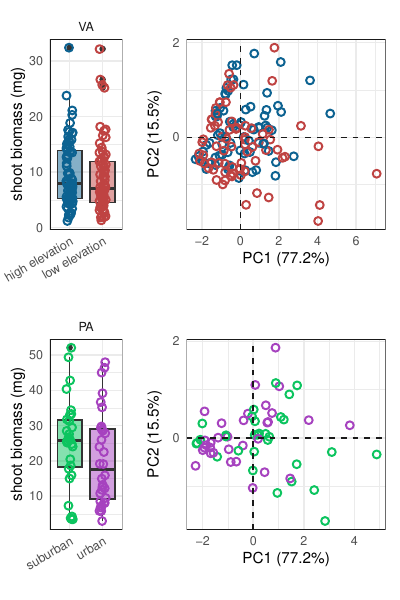

Recreate this plot in R.
#' This script plot the symbiosis traits

renv::load()
library(tidyverse)
library(cowplot)
library(janitor)
source(here::here("metadata.R"))


plants <- read_csv(paste0(folder_data, "phenotypes/plants/plants.csv"))

# Plot the pairs
p1 <- plants %>%
    # group_by(exp_plant, population, site_group, exp_id, exp_nitrogen) %>%
    # summarize(shoot_biomass_mg = mean(shoot_biomass_mg, na.rm = T))
    filter(exp_plant == "lupulina") %>%
    filter(exp_id != "control") %>%
    filter(population == "VA") %>%
    drop_na(shoot_biomass_mg) %>%
    ggplot() +
    geom_boxplot(aes(x = site_group, y = shoot_biomass_mg, fill = site_group)) +
    geom_jitter(aes(x = site_group, y = shoot_biomass_mg, color = site_group), size = 2, width = .1, shape = 21, stroke = 1) +
    scale_fill_manual(values = alpha(site_group_colors, 0.5)) +
    scale_color_manual(values = alpha(site_group_colors, 1)) +
    #scale_y_continuous(limits = c(0, 1.5), breaks = seq(0, 1.5, 0.5)) +
    facet_wrap(population ~., scale = "free_x", nrow = 2) +
    theme_minimal() +
    theme(
        axis.title.x = element_blank(),
        axis.text.x = element_text(angle = 30, hjust = 1),
        panel.border = element_rect(color = "grey10", fill = NA)
    ) +
    guides(fill = "none", color = "none") +
    labs(y = "shoot biomass (mg)")

p2 <- plants %>%
    # group_by(exp_plant, population, site_group, exp_id, exp_nitrogen) %>%
    # summarize(shoot_biomass_mg = mean(shoot_biomass_mg, na.rm = T))
    filter(exp_plant == "lupulina") %>%
    filter(exp_id != "control") %>%
    filter(population == "PA") %>%
    drop_na(shoot_biomass_mg) %>%
    ggplot() +
    geom_boxplot(aes(x = site_group, y = shoot_biomass_mg, fill = site_group)) +
    geom_jitter(aes(x = site_group, y = shoot_biomass_mg, color = site_group), size = 2, width = .1, shape = 21, stroke = 1) +
    scale_fill_manual(values = alpha(site_group_colors, 0.5)) +
    scale_color_manual(values = alpha(site_group_colors, 1)) +
    #scale_y_continuous(limits = c(0, 1.5), breaks = seq(0, 1.5, 0.5)) +
    facet_wrap(population ~., scale = "free_x", nrow = 2) +
    theme_minimal() +
    theme(
        axis.title.x = element_blank(),
        axis.text.x = element_text(angle = 30, hjust = 1),
        panel.border = element_rect(color = "grey10", fill = NA)
    ) +
    guides(fill = "none", color = "none") +
    labs(y = "shoot biomass (mg)")

# plot the PCA for lupulina
plants1 <- plants %>%
    filter(exp_plant == "lupulina") %>%
    filter(exp_id != "control") %>%
    filter(population == "VA") %>%
    #mutate(id = 1:n()) %>%
    select(site_group, shoot_biomass_mg, root_biomass_mg, nodule_number) %>%
    drop_na()
plants2 <- plants %>%
    filter(exp_plant == "lupulina") %>%
    filter(exp_id != "control") %>%
    filter(population == "PA") %>%
    select(site_group, shoot_biomass_mg, root_biomass_mg, nodule_number) %>%
    drop_na()


# gts1 <- plants[plants$exp_id %in% isolates$exp_id[isolates$population == "VA"],]
# gts2 <- gts[gts$exp_id %in% isolates$exp_id[isolates$population == "PA"],]
pca_results1 <- prcomp(plants1[,-1], scale. = TRUE)
pca_results2 <- prcomp(plants2[,-1], scale. = TRUE)
get_pcvar <- function (pca_result) summary(pca_result)$importance[2, ] %>% round(3) * 100

pcs <- bind_rows(
    as_tibble(pca_results1$x) %>% mutate(site_group = plants1$site_group),
    as_tibble(pca_results2$x) %>% mutate(site_group = plants2$site_group)
)

p3 <- pcs %>%
    filter(site_group %in% c("high elevation", "low elevation")) %>%
    ggplot() +
    geom_point(aes(x = PC1, y = PC2, color = site_group), shape = 21, stroke = 1, size = 2) +
    geom_vline(xintercept = 0, color = "grey10", linetype = 2) +
    geom_hline(yintercept = 0, color = "grey10", linetype = 2) +
    scale_color_manual(values = site_group_colors) +
    scale_x_continuous(breaks = seq(-4,8,2)) +
    scale_y_continuous(breaks = seq(-2,2,2)) +
    #facet_wrap(population ~., nrow = 2, scales = "free_x") +
    theme_minimal() +
    theme(
        panel.border = element_rect(color = "grey10", fill = NA),
        legend.position = "inside",
        legend.position.inside = c(0.9,0.1)
    ) +
    guides(color = "none") +
    labs(x = paste0("PC1 (", get_pcvar(pca_results1)[1], "%)"), y = paste0("PC2 (", get_pcvar(pca_results1)[2], "%)"))

p4 <- pcs %>%
    filter(site_group %in% c("urban", "suburban")) %>%
    ggplot() +
    geom_point(aes(x = PC1, y = PC2, color = site_group), shape = 21, stroke = 1, size = 2) +
    geom_vline(xintercept = 0, color = "grey10", linetype = 2) +
    geom_hline(yintercept = 0, color = "grey10", linetype = 2) +
    scale_color_manual(values = site_group_colors) +
    scale_x_continuous(breaks = seq(-4,6,2)) +
    scale_y_continuous(breaks = seq(-2,2,2)) +
    #facet_wrap(population ~., nrow = 2, scales = "free_x") +
    theme_minimal() +
    theme(
        panel.border = element_rect(color = "grey10", fill = NA),
        legend.position = "inside",
        legend.position.inside = c(0.9,0.1)
    ) +
    guides(color = "none") +
    labs(x = paste0("PC1 (", get_pcvar(pca_results1)[1], "%)"), y = paste0("PC2 (", get_pcvar(pca_results1)[2], "%)"))


p <- plot_grid(p1, p3, p2, p4, align = T, axis = "tb", scale = 0.95, rel_widths = c(1, 2))

ggsave(here::here("forposter/plants.pdf"), p, width = 4, height = 6)

